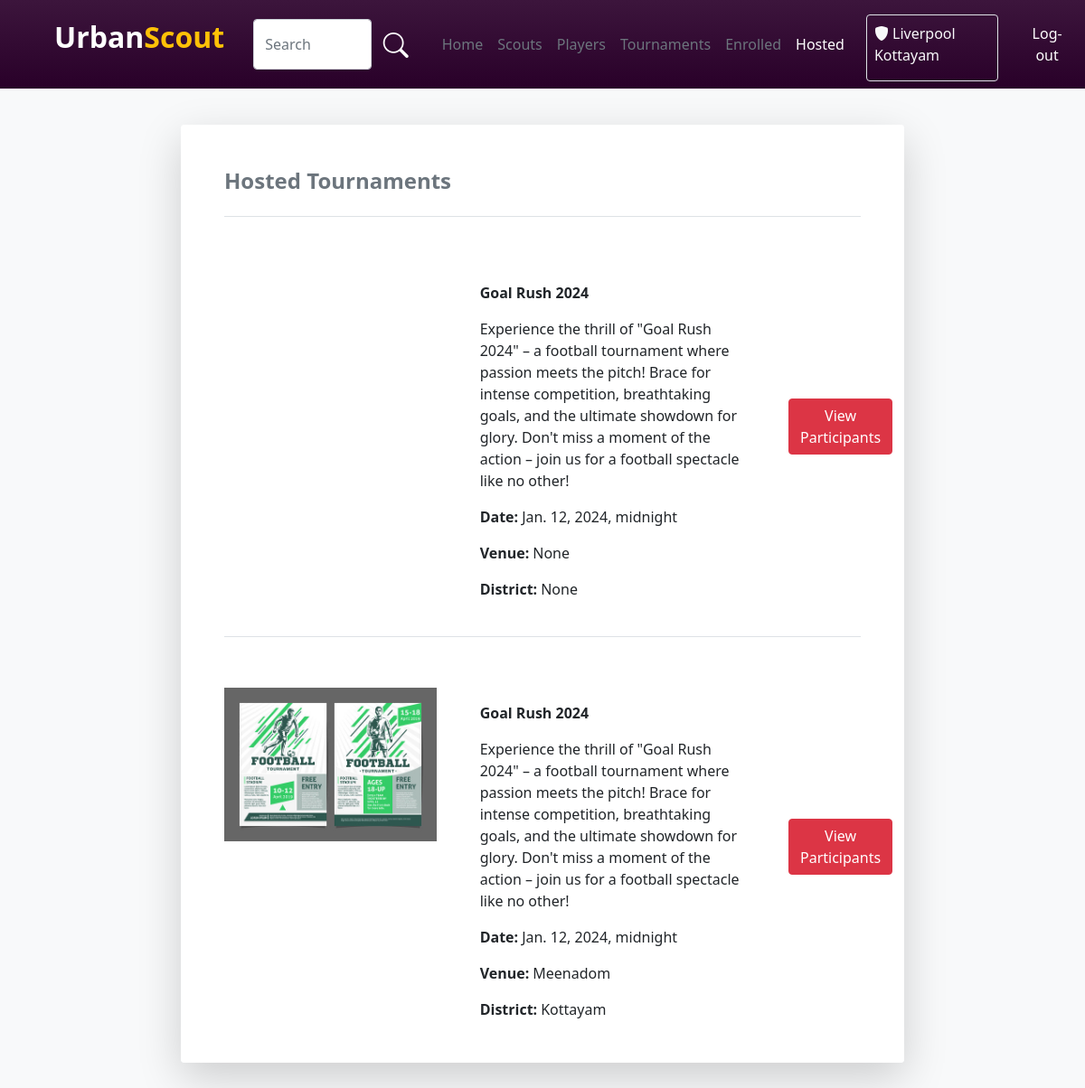
Before: /hosted_tour (signed in) with the older database file.
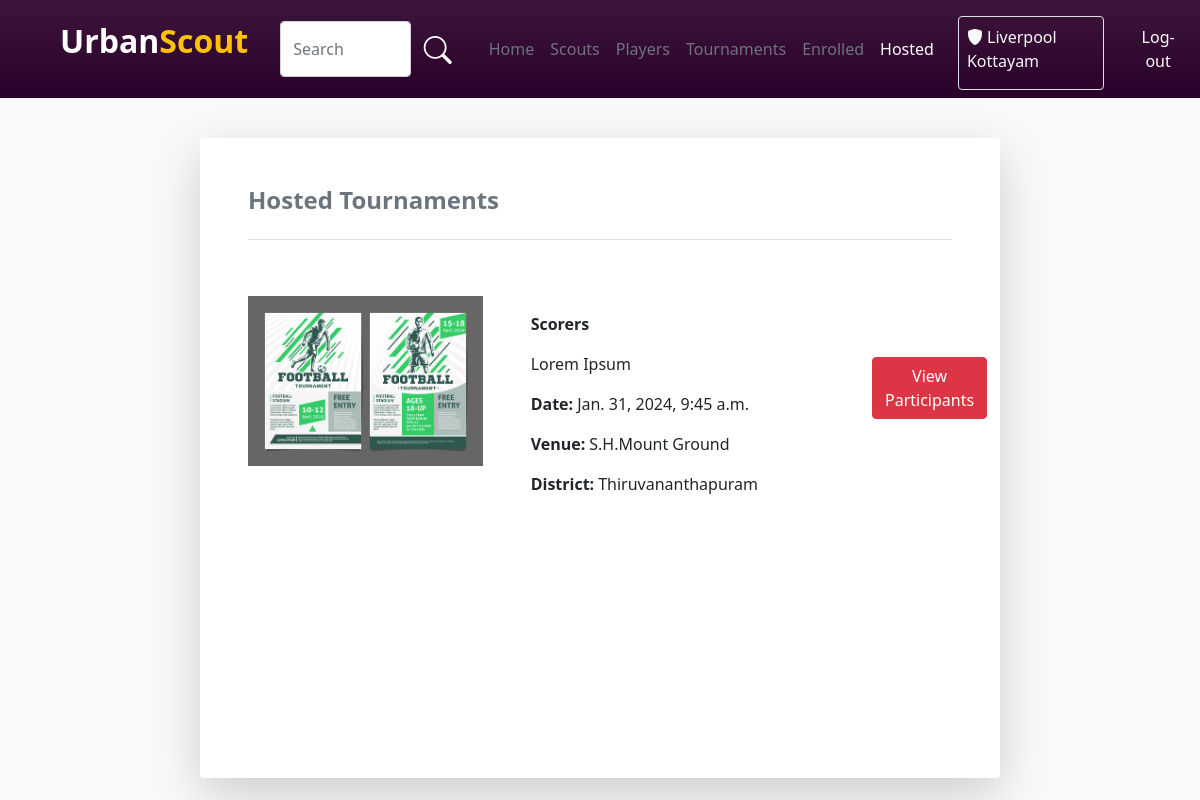
After: the same page with the newer database file.
### account/models.py (models this page shows)
class Tour(models.Model):
    user=models.ForeignKey(User,on_delete=models.CASCADE)
    title=models.CharField(max_length=120)
    desc=models.CharField(max_length=500)
    img=models.ImageField(upload_to='pics')
    tour_date=models.DateTimeField(null=True)
    time=models.DateTimeField(null=True)
    active=models.BooleanField(default=True)
    place=models.CharField(max_length=120,null=True)
    contact=models.IntegerField(null=True)
    district = models.CharField(("District"),null=True,max_length=20,choices=District_Choice)

### account/views.py (the view)
# urls.py: path('hosted_tour',views.hosted_tour,name="hosted_tour"),
def hosted_tour(request):
    tours=Tour.objects.filter(user_id=request.user.id,active=True).order_by('tour_date')
    return render(request,'hosted_tour.html',{'feeds':tours})

### template/hosted_tour.html (shortened to what the changed rows need)
{% load static %}
<!DOCTYPE html>
<html lang="en">
<head>
    <link rel="stylesheet" href="{% static 'style.css' %}">
    <link href="https://cdn.jsdelivr.net/npm/bootstrap@5.0.2/dist/css/bootstrap.min.css" rel="stylesheet"
>
    <link rel="stylesheet" href="https://cdn.jsdelivr.net/npm/bootstrap-icons@1.10.5/font/bootstrap-icons.css">
</head>
<body class="bg-light">
    <div class="d-flex flex-wrap justify-content-center mt-4">
        <div class="col-lg-8 col-12 player-feeds m-3 p-5 rounded bg-white shadow-lg">
            {% if feeds %}
            {% for i in feeds %}
            <div class="mt-4 border-top pt-4">
                <div class="d-flex flex-lg-row flex-column gap-5">
                    <div class="col-lg-4 col-12  mt-3">
                        {% if i.img.url != '' %}
                        <div class="mt-3">
                            <img class="w-100" src="{{i.img}}" alt="">
                        </div>
                        {% endif %}
                    </div>
                    <div class="col-lg-5 col-12">
                        <p class="fw-bold mt-5">{{i.title}}</p>
                        <p>{{i.desc}}</p>
                        <div class="mt-3">
                            <div class="d-flex gap-1">
                                <p class="fw-bold">Date: </p>
                                <p>{{i.tour_date}}</p>
                            </div>
                            <div class="d-flex gap-1">
                                <p class="fw-bold">Venue: </p>
                                <p>{{i.place}}</p>
                            </div>
                            <div class="d-flex gap-1">
                                <p class="fw-bold">District: </p>
                                <p>{{i.district}}</p>
                            </div>
                        </div>
                    </div>
                    <div class="d-flex flex-column justify-content-center">
                        <a href="{% url 'tour_participants' i.id %}" class="btn btn-danger">View Participants</a>
                    </div>
                </div>
            </div>
            {% endfor %}
            {% else %}
            <p class="text-danger">No participants yet</p>
            {% endif %}
        </div>
    </div>
</body>
</html>

Changed rows visible on the page:
no longer on this page (row edited): Tour: title "Goal Rush 2024", desc "Experience the thrill of \"Goal Rush 2024\" – a football tournament where passion meets the pitch! Brace for intense competition, breathtaking goals, and the ultimate showdown for glory. Don't miss a moment of the action – join us for a football spectacle like no other!", tour_date "Jan. 12, 2024, midnight", place "None", district "None"
no longer on this page (row edited): Tour: img (picture), title "Goal Rush 2024", desc "Experience the thrill of \"Goal Rush 2024\" – a football tournament where passion meets the pitch! Brace for intense competition, breathtaking goals, and the ultimate showdown for glory. Don't miss a moment of the action – join us for a football spectacle like no other!", tour_date "Jan. 12, 2024, midnight", place "Meenadom", district "Kottayam"
added Tour: img (picture), title "Scorers", desc "Lorem Ipsum", tour_date "Jan. 31, 2024, 9:45 a.m.", place "S.H.Mount Ground", district "Thiruvananthapuram"
